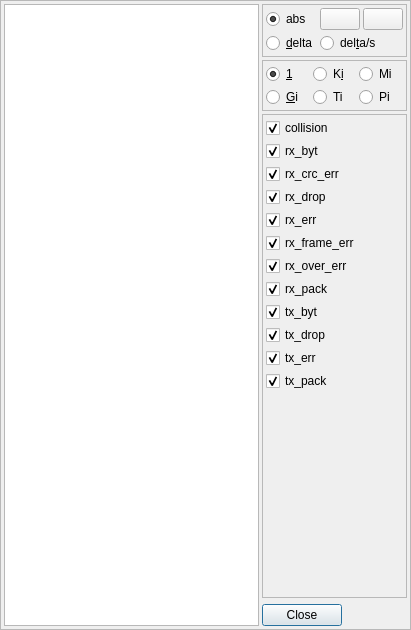
<?xml version="1.0" encoding="UTF-8"?>
<ui version="4.0">
 <class>stats_Dialog</class>
 <widget class="QDialog" name="stats_Dialog">
  <property name="geometry">
   <rect>
    <x>0</x>
    <y>0</y>
    <width>411</width>
    <height>630</height>
   </rect>
  </property>
  <property name="windowTitle">
   <string>Interface Statistics</string>
  </property>
  <layout class="QVBoxLayout" name="verticalLayout">
   <property name="spacing">
    <number>0</number>
   </property>
   <property name="leftMargin">
    <number>0</number>
   </property>
   <property name="topMargin">
    <number>0</number>
   </property>
   <property name="rightMargin">
    <number>0</number>
   </property>
   <property name="bottomMargin">
    <number>0</number>
   </property>
   <item>
    <widget class="QFrame" name="frame">
     <property name="frameShape">
      <enum>QFrame::StyledPanel</enum>
     </property>
     <property name="frameShadow">
      <enum>QFrame::Raised</enum>
     </property>
     <property name="paintme01" stdset="0">
      <bool>true</bool>
     </property>
     <layout class="QGridLayout" name="gridLayout">
      <property name="leftMargin">
       <number>3</number>
      </property>
      <property name="topMargin">
       <number>3</number>
      </property>
      <property name="rightMargin">
       <number>3</number>
      </property>
      <property name="bottomMargin">
       <number>3</number>
      </property>
      <property name="spacing">
       <number>3</number>
      </property>
      <item row="3" column="1">
       <widget class="QFrame" name="frame_2">
        <property name="frameShape">
         <enum>QFrame::StyledPanel</enum>
        </property>
        <property name="frameShadow">
         <enum>QFrame::Raised</enum>
        </property>
        <property name="paintme04" stdset="0">
         <bool>true</bool>
        </property>
        <layout class="QVBoxLayout" name="verticalLayout_2">
         <property name="spacing">
          <number>3</number>
         </property>
         <property name="leftMargin">
          <number>3</number>
         </property>
         <property name="topMargin">
          <number>3</number>
         </property>
         <property name="rightMargin">
          <number>3</number>
         </property>
         <property name="bottomMargin">
          <number>3</number>
         </property>
         <item>
          <widget class="QCheckBox" name="checkBox_dialog_stats_coll">
           <property name="text">
            <string>collision</string>
           </property>
           <property name="checked">
            <bool>true</bool>
           </property>
          </widget>
         </item>
         <item>
          <widget class="QCheckBox" name="checkBox_dialog_stats_rx_byt">
           <property name="text">
            <string>rx_byt</string>
           </property>
           <property name="checked">
            <bool>true</bool>
           </property>
          </widget>
         </item>
         <item>
          <widget class="QCheckBox" name="checkBox_dialog_stats_rx_crc_err">
           <property name="text">
            <string>rx_crc_err</string>
           </property>
           <property name="checked">
            <bool>true</bool>
           </property>
          </widget>
         </item>
         <item>
          <widget class="QCheckBox" name="checkBox_dialog_stats_rx_drop">
           <property name="text">
            <string>rx_drop</string>
           </property>
           <property name="checked">
            <bool>true</bool>
           </property>
          </widget>
         </item>
         <item>
          <widget class="QCheckBox" name="checkBox_dialog_stats_rx_err">
           <property name="text">
            <string>rx_err</string>
           </property>
           <property name="checked">
            <bool>true</bool>
           </property>
          </widget>
         </item>
         <item>
          <widget class="QCheckBox" name="checkBox_dialog_stats_rx_frame_err">
           <property name="text">
            <string>rx_frame_err</string>
           </property>
           <property name="checked">
            <bool>true</bool>
           </property>
          </widget>
         </item>
         <item>
          <widget class="QCheckBox" name="checkBox_dialog_stats_rx_over_err">
           <property name="text">
            <string>rx_over_err</string>
           </property>
           <property name="checked">
            <bool>true</bool>
           </property>
          </widget>
         </item>
         <item>
          <widget class="QCheckBox" name="checkBox_dialog_stats_rx_pack">
           <property name="text">
            <string>rx_pack</string>
           </property>
           <property name="checked">
            <bool>true</bool>
           </property>
          </widget>
         </item>
         <item>
          <widget class="QCheckBox" name="checkBox_dialog_stats_tx_byt">
           <property name="text">
            <string>tx_byt</string>
           </property>
           <property name="checked">
            <bool>true</bool>
           </property>
          </widget>
         </item>
         <item>
          <widget class="QCheckBox" name="checkBox_dialog_stats_tx_drop">
           <property name="text">
            <string>tx_drop</string>
           </property>
           <property name="checked">
            <bool>true</bool>
           </property>
          </widget>
         </item>
         <item>
          <widget class="QCheckBox" name="checkBox_dialog_stats_tx_err">
           <property name="text">
            <string>tx_err</string>
           </property>
           <property name="checked">
            <bool>true</bool>
           </property>
          </widget>
         </item>
         <item>
          <widget class="QCheckBox" name="checkBox_dialog_stats_tx_pack">
           <property name="text">
            <string>tx_pack</string>
           </property>
           <property name="checked">
            <bool>true</bool>
           </property>
          </widget>
         </item>
         <item>
          <spacer name="verticalSpacer">
           <property name="orientation">
            <enum>Qt::Vertical</enum>
           </property>
           <property name="sizeHint" stdset="0">
            <size>
             <width>20</width>
             <height>40</height>
            </size>
           </property>
          </spacer>
         </item>
        </layout>
       </widget>
      </item>
      <item row="5" column="1">
       <widget class="QDialogButtonBox" name="buttonBox">
        <property name="sizePolicy">
         <sizepolicy hsizetype="Fixed" vsizetype="Fixed">
          <horstretch>0</horstretch>
          <verstretch>0</verstretch>
         </sizepolicy>
        </property>
        <property name="orientation">
         <enum>Qt::Vertical</enum>
        </property>
        <property name="standardButtons">
         <set>QDialogButtonBox::Close</set>
        </property>
        <property name="centerButtons">
         <bool>false</bool>
        </property>
       </widget>
      </item>
      <item row="0" column="1" rowspan="2">
       <widget class="QFrame" name="frame_3">
        <property name="frameShape">
         <enum>QFrame::StyledPanel</enum>
        </property>
        <property name="frameShadow">
         <enum>QFrame::Raised</enum>
        </property>
        <property name="paintme04" stdset="0">
         <bool>true</bool>
        </property>
        <layout class="QGridLayout" name="gridLayout_2">
         <property name="leftMargin">
          <number>3</number>
         </property>
         <property name="topMargin">
          <number>3</number>
         </property>
         <property name="rightMargin">
          <number>3</number>
         </property>
         <property name="bottomMargin">
          <number>3</number>
         </property>
         <property name="spacing">
          <number>3</number>
         </property>
         <item row="0" column="3">
          <widget class="QPushButton" name="pushButton_stats_set_delta_origin">
           <property name="sizePolicy">
            <sizepolicy hsizetype="Fixed" vsizetype="Fixed">
             <horstretch>0</horstretch>
             <verstretch>0</verstretch>
            </sizepolicy>
           </property>
           <property name="toolTip">
            <string>Clear local counters. Set origin for delta an delta/s calculation</string>
           </property>
           <property name="text">
            <string/>
           </property>
           <property name="icon">
            <iconset resource="../project_ressource.qrc">
             <normaloff>:/images/trending-down.png</normaloff>:/images/trending-down.png</iconset>
           </property>
          </widget>
         </item>
         <item row="0" column="4" alignment="Qt::AlignRight">
          <widget class="QPushButton" name="pushButton_stats_dialog_refresh">
           <property name="sizePolicy">
            <sizepolicy hsizetype="Fixed" vsizetype="Fixed">
             <horstretch>0</horstretch>
             <verstretch>0</verstretch>
            </sizepolicy>
           </property>
           <property name="toolTip">
            <string>Refresh</string>
           </property>
           <property name="text">
            <string/>
           </property>
           <property name="icon">
            <iconset resource="../project_ressource.qrc">
             <normaloff>:/images/refresh-cw.png</normaloff>:/images/refresh-cw.png</iconset>
           </property>
          </widget>
         </item>
         <item row="0" column="1">
          <widget class="QRadioButton" name="radioButton_stats_abs">
           <property name="toolTip">
            <string>Absolute display mode</string>
           </property>
           <property name="text">
            <string>abs</string>
           </property>
           <property name="checked">
            <bool>true</bool>
           </property>
          </widget>
         </item>
         <item row="1" column="1">
          <widget class="QRadioButton" name="radioButton_stats_delta">
           <property name="toolTip">
            <string>Delta display mode</string>
           </property>
           <property name="text">
            <string>&amp;delta</string>
           </property>
          </widget>
         </item>
         <item row="1" column="3" colspan="2">
          <widget class="QRadioButton" name="radioButton_stats_deltasec">
           <property name="toolTip">
            <string>Delta/second display mode</string>
           </property>
           <property name="text">
            <string>del&amp;ta/s</string>
           </property>
          </widget>
         </item>
        </layout>
       </widget>
      </item>
      <item row="2" column="1">
       <widget class="QFrame" name="frame_4">
        <property name="frameShape">
         <enum>QFrame::StyledPanel</enum>
        </property>
        <property name="frameShadow">
         <enum>QFrame::Raised</enum>
        </property>
        <property name="paintme04" stdset="0">
         <bool>true</bool>
        </property>
        <layout class="QGridLayout" name="gridLayout_3">
         <property name="leftMargin">
          <number>3</number>
         </property>
         <property name="topMargin">
          <number>3</number>
         </property>
         <property name="rightMargin">
          <number>3</number>
         </property>
         <property name="bottomMargin">
          <number>3</number>
         </property>
         <property name="spacing">
          <number>3</number>
         </property>
         <item row="0" column="0">
          <widget class="QRadioButton" name="radioButton_stats_0">
           <property name="toolTip">
            <string>(normal) byte display mode</string>
           </property>
           <property name="text">
            <string>&amp;1</string>
           </property>
           <property name="shortcut">
            <string/>
           </property>
           <property name="checked">
            <bool>true</bool>
           </property>
           <property name="autoRepeat">
            <bool>false</bool>
           </property>
          </widget>
         </item>
         <item row="0" column="2">
          <widget class="QRadioButton" name="radioButton_stats_M">
           <property name="toolTip">
            <string>Megabyte display mode</string>
           </property>
           <property name="text">
            <string>Mi</string>
           </property>
          </widget>
         </item>
         <item row="0" column="1">
          <widget class="QRadioButton" name="radioButton_stats_K">
           <property name="toolTip">
            <string>Kilobyte display mode</string>
           </property>
           <property name="text">
            <string>K&amp;i</string>
           </property>
          </widget>
         </item>
         <item row="1" column="0">
          <widget class="QRadioButton" name="radioButton_stats_G">
           <property name="toolTip">
            <string>Gigabyte display mode</string>
           </property>
           <property name="text">
            <string>&amp;Gi</string>
           </property>
          </widget>
         </item>
         <item row="1" column="1">
          <widget class="QRadioButton" name="radioButton_stats_T">
           <property name="toolTip">
            <string>Terabyte display mode</string>
           </property>
           <property name="text">
            <string>Ti</string>
           </property>
          </widget>
         </item>
         <item row="1" column="2">
          <widget class="QRadioButton" name="radioButton_stats_P">
           <property name="toolTip">
            <string>Petabyte display mode</string>
           </property>
           <property name="text">
            <string>Pi</string>
           </property>
          </widget>
         </item>
        </layout>
       </widget>
      </item>
      <item row="0" column="0" rowspan="6">
       <widget class="QTableView" name="tableView_stats">
        <property name="editTriggers">
         <set>QAbstractItemView::NoEditTriggers</set>
        </property>
        <property name="selectionMode">
         <enum>QAbstractItemView::NoSelection</enum>
        </property>
        <property name="selectionBehavior">
         <enum>QAbstractItemView::SelectRows</enum>
        </property>
       </widget>
      </item>
     </layout>
    </widget>
   </item>
  </layout>
 </widget>
 <resources>
  <include location="../project_ressource.qrc"/>
 </resources>
 <connections>
  <connection>
   <sender>buttonBox</sender>
   <signal>accepted()</signal>
   <receiver>stats_Dialog</receiver>
   <slot>accept()</slot>
   <hints>
    <hint type="sourcelabel">
     <x>248</x>
     <y>254</y>
    </hint>
    <hint type="destinationlabel">
     <x>157</x>
     <y>274</y>
    </hint>
   </hints>
  </connection>
  <connection>
   <sender>buttonBox</sender>
   <signal>rejected()</signal>
   <receiver>stats_Dialog</receiver>
   <slot>reject()</slot>
   <hints>
    <hint type="sourcelabel">
     <x>316</x>
     <y>260</y>
    </hint>
    <hint type="destinationlabel">
     <x>286</x>
     <y>274</y>
    </hint>
   </hints>
  </connection>
 </connections>
</ui>
